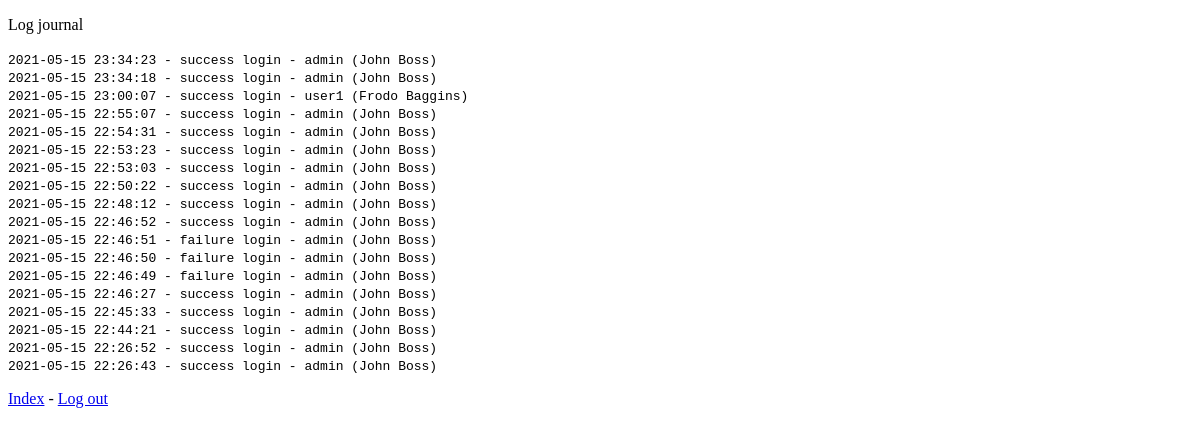
The app's page /log (signed in), older data.
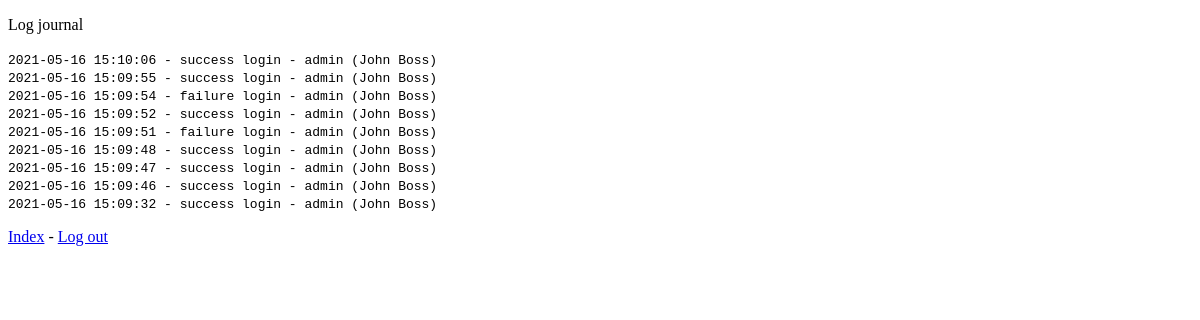
The same page, newer data.
### tables this page shows
CREATE TABLE login_log (id INTEGER PRIMARY KEY AUTOINCREMENT NOT NULL, login_success INTEGER NOT NULL, log_time TEXT NOT NULL, user_id INTEGER NOT NULL, FOREIGN KEY (user_id) REFERENCES user(id));

CREATE TABLE user(
id INTEGER PRIMARY KEY AUTOINCREMENT,
username TEXT NOT NULL,
firstname TEXT NOT NULL,
lastname TEXT NOT NULL,
password TEXT NOT NULL,
isadmin INT NOT NULL
);

### app.py (the view)
@app.route("/log")
def log():
    if not session.get("isadmin"):
        return redirect("/login")
    """Get all login logs"""
    cur = get_db().cursor()
    logs = cur.execute(
        "SELECT login_log.log_time, login_log.login_success, user.username, user.firstname, user.lastname FROM login_log INNER JOIN user ON login_log.user_id = user.id ORDER BY log_time DESC"
    ).fetchall()
    return render_template("log.html", logs=logs)

### app.py (called while the page is built)
def get_db():
    db = getattr(g, "_database", None)
    if db is None:
        db = g._database = sqlite3.connect(DATABASE)
    db.row_factory = sqlite3.Row
    return db

@app.teardown_appcontext
def close_connection(exception):
    db = getattr(g, "_database", None)
    if db is not None:
        db.close()

### templates/log.html
{% extends "layout.html" %}
{% block body %}
{% if session.isadmin == 1 %}
<p>Log journal</p>
<code>
    {% for log in logs %}
    {{ log.log_time }} -
    {% if log.login_success %}
    success
    {% else %}
    failure
    {% endif %}
    login -
    {{ log.username }} ({{ log.firstname }} {{log.lastname }})
    <br>
    {% endfor %}
</code>
<P>
    <a href="/">Index</a> - <a href="/logout">Log out</a>
</P>
{% endif %}
{% endblock %}

### templates/layout.html (shortened to what this page needs)
<!DOCTYPE html>
<html lang="en">
<head>
</head>
<body>
    {% block body %}{% endblock %}
</body>
</html>

Row changes from the older to the newer data that the page shows:
removed login_log: log_time "2021-05-15 23:34:23", login_success "success", username "admin", firstname "John", lastname "Boss"
removed login_log: log_time "2021-05-15 23:34:18", login_success "success", username "admin", firstname "John", lastname "Boss"
removed login_log: log_time "2021-05-15 23:00:07", login_success "success", username "user1", firstname "Frodo", lastname "Baggins"
removed login_log: log_time "2021-05-15 22:55:07", login_success "success", username "admin", firstname "John", lastname "Boss"
removed login_log: log_time "2021-05-15 22:54:31", login_success "success", username "admin", firstname "John", lastname "Boss"
removed login_log: log_time "2021-05-15 22:53:23", login_success "success", username "admin", firstname "John", lastname "Boss"
removed login_log: log_time "2021-05-15 22:53:03", login_success "success", username "admin", firstname "John", lastname "Boss"
removed login_log: log_time "2021-05-15 22:50:22", login_success "success", username "admin", firstname "John", lastname "Boss"
removed login_log: log_time "2021-05-15 22:48:12", login_success "success", username "admin", firstname "John", lastname "Boss"
changed login_log (number 1 of 9 on the later page): log_time "2021-05-15 22:46:52" → "2021-05-16 15:10:06"
changed login_log (number 2 of 9 on the later page): log_time "2021-05-15 22:46:51" → "2021-05-16 15:09:55"; login_success "failure" → "success"
changed login_log (number 3 of 9 on the later page): log_time "2021-05-15 22:46:50" → "2021-05-16 15:09:54"
changed login_log (number 4 of 9 on the later page): log_time "2021-05-15 22:46:49" → "2021-05-16 15:09:52"; login_success "failure" → "success"
changed login_log (number 5 of 9 on the later page): log_time "2021-05-15 22:46:27" → "2021-05-16 15:09:51"; login_success "success" → "failure"
changed login_log (number 6 of 9 on the later page): log_time "2021-05-15 22:45:33" → "2021-05-16 15:09:48"
changed login_log (number 7 of 9 on the later page): log_time "2021-05-15 22:44:21" → "2021-05-16 15:09:47"
changed login_log (number 8 of 9 on the later page): log_time "2021-05-15 22:26:52" → "2021-05-16 15:09:46"
changed login_log (number 9 of 9 on the later page): log_time "2021-05-15 22:26:43" → "2021-05-16 15:09:32"
